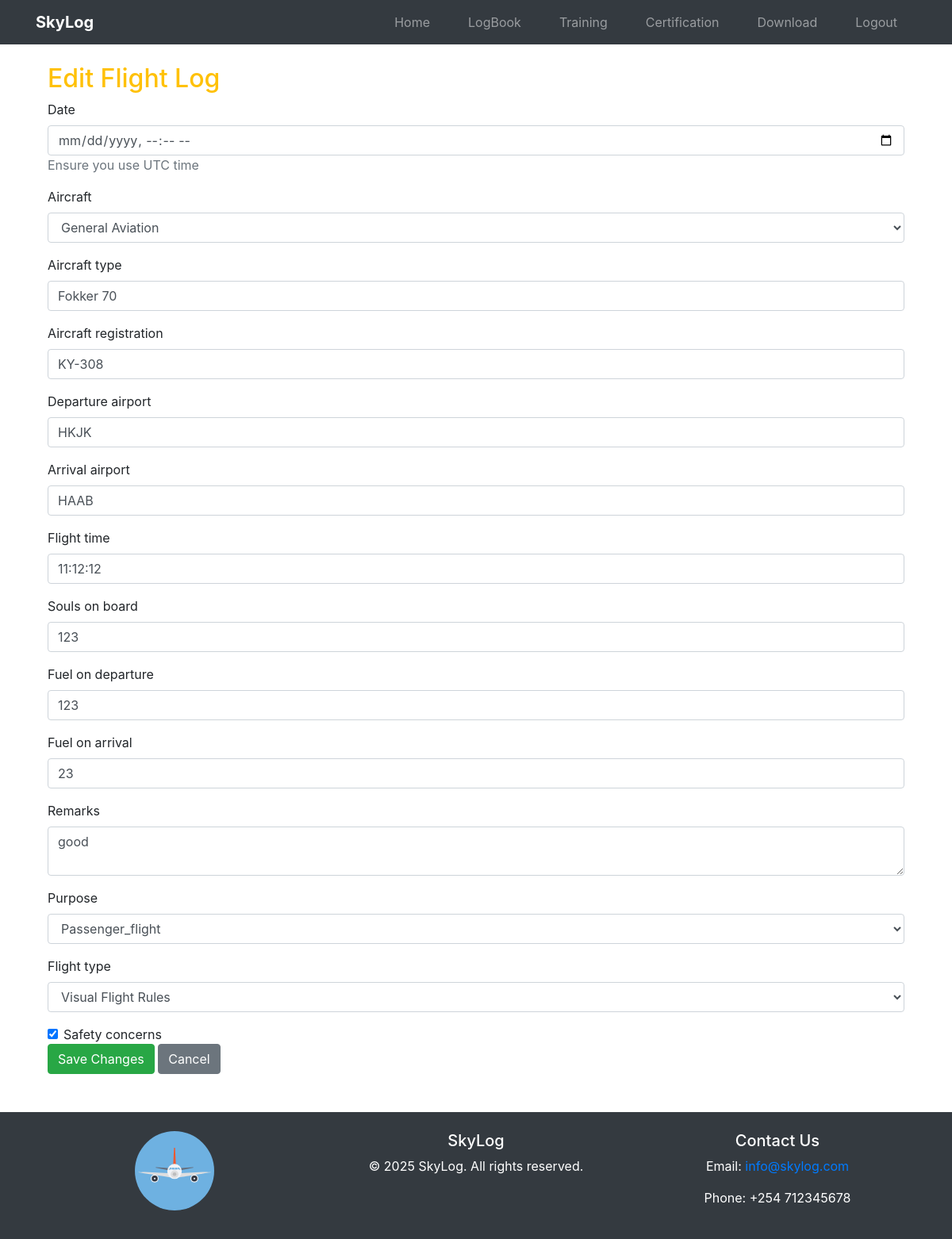
Page /logbook/logs/24/edit/ (signed in) on the committed database.
### logs/models.py (models this page shows, shortened)
class Log(models.Model):
    user = models.ForeignKey(User, on_delete=models.CASCADE)
    date = models.DateTimeField(default=now)
    AIRCRAFT=[("General Aviation","General Aviation"),("Commercial","Commercial"),("Military","Military")]
    aircraft = models.CharField(max_length=100,choices=AIRCRAFT)
    aircraft_type = models.CharField(max_length=100)
    aircraft_registration = models.CharField(max_length=100,validators=[is_aircraft_reg_num_valid])
    departure_airport = models.CharField(max_length=4, validators=[icao_validator])
    arrival_airport = models.CharField(max_length=4, validators=[icao_validator])
    flight_time = models.DurationField()  # timedelta for hours & minutes
    souls_on_board = models.PositiveIntegerField(default=0)
    fuel_on_departure = models.PositiveIntegerField(default=0)
    fuel_on_arrival = models.PositiveIntegerField(default=0)
    remarks = models.TextField(blank=True, null=True)
    PURPOSE=[("Training","Training"),
             ("Recreational","Recreational"),
             ("Cargo_flight","Cargo_flight"),
             ("Passenger_flight","Passenger_flight")
             ]
    purpose = models.CharField(max_length=20,choices=PURPOSE)
    FLIGHT_TYPES = [("VFR", "Visual Flight Rules"), ("IFR", "Instrument Flight Rules")]
    flight_type = models.CharField(max_length=3, choices=FLIGHT_TYPES)
    flight_number = models.CharField(max_length=20, unique=True, default=uuid.uuid4)
    safety_concerns = models.BooleanField(default=False)

### logs/views.py (the view)
# urls.py: path('logs/<int:log_id>/edit/', views.edit_log, name='edit_log'),
@login_required
def edit_log(request, log_id):
    log = get_object_or_404(Log, id=log_id, user=request.user)
    if request.method == "POST":
        log_form = LogForm(request.POST, instance=log)
        if log_form.is_valid():
            log_form.save()
            return redirect('logs:logs_list')
        else:
            print(log_form.errors)
    else:
        log_form = LogForm(instance=log)
    return render(request, 'logs/edit_log.html', {'log_form': log_form, 'log': log})

### logs/forms.py (shortened to what this page needs)
class LogForm(forms.ModelForm):
    class Meta:
        model = Log
        fields = ['date', 'aircraft', 'aircraft_type', 'aircraft_registration',
                  'departure_airport', 'arrival_airport', 'flight_time',
                    'souls_on_board', 'fuel_on_departure', 'fuel_on_arrival',
                  'remarks', 'purpose', 'flight_type', 'safety_concerns']

### logs/templates/logs/edit_log.html (shortened to what this page needs)
{% extends "others/base.html" %}
{% block content %}
<div class="container mt-4">
    <h2 class="text-warning">Edit Flight Log</h2>
    <form method="POST">
        <div class="form-group">
            <label for="{{ log_form.date.id_for_label }}">{{ log_form.date.label }}</label>
            <input type="datetime-local" class="form-control" id="{{ log_form.date.id_for_label }}"
                   name="{{ log_form.date.name }}" value="{{ log_form.date.value|default:'' }}" required>
            <div class="text-muted">Ensure you use UTC time</div>
        </div>
        <div class="form-group">
            <label for="{{ log_form.aircraft.id_for_label }}">{{ log_form.aircraft.label }}</label>
            <select class="form-control" id="{{ log_form.aircraft.id_for_label }}" name="{{ log_form.aircraft.name }}">
                {% for choice in log_form.aircraft.field.choices %}
                <option value="{{ choice.0 }}" {% if choice.0 == log_form.aircraft.value %}selected{% endif %}>{{ choice.1 }}</option>
                {% endfor %}
            </select>
        </div>
        <div class="form-group">
            <label for="{{ log_form.aircraft_type.id_for_label }}">{{ log_form.aircraft_type.label }}</label>
            <input type="text" class="form-control" id="{{ log_form.aircraft_type.id_for_label }}" name="{{ log_form.aircraft_type.name }}"
                   value="{{ log_form.aircraft_type.value|default:'' }}">
        </div>
        <div class="form-group">
            <label for="{{ log_form.aircraft_registration.id_for_label }}">{{ log_form.aircraft_registration.label }}</label>
            <input type="text" class="form-control" id="{{ log_form.aircraft_registration.id_for_label }}"
                   name="{{ log_form.aircraft_registration.name }}" value="{{ log_form.aircraft_registration.value|default:'' }}" required>
        </div>
        <div class="form-group">
            <label for="{{ log_form.departure_airport.id_for_label }}">{{ log_form.departure_airport.label }}</label>
            <input type="text" class="form-control" id="{{ log_form.departure_airport.id_for_label }}"
                   name="{{ log_form.departure_airport.name }}" value="{{ log_form.departure_airport.value|default:'' }}" placeholder="Enter ICAO code">
        </div>
        <div class="form-group">
            <label for="{{ log_form.arrival_airport.id_for_label }}">{{ log_form.arrival_airport.label }}</label>
            <input type="text" class="form-control" id="{{ log_form.arrival_airport.id_for_label }}"
                   name="{{ log_form.arrival_airport.name }}" value="{{ log_form.arrival_airport.value|default:'' }}" placeholder="Enter ICAO code">
        </div>
        <div class="form-group">
            <label for="{{ log_form.flight_time.id_for_label }}">{{ log_form.flight_time.label }}</label>
            <input type="text" class="form-control" id="{{ log_form.flight_time.id_for_label }}"
                   name="{{ log_form.flight_time.name }}" value="{{ log_form.flight_time.value|default:'' }}"
                   placeholder="HH:MM:SS" pattern="^([0-9]{2}):([0-9]{2}):([0-9]{2})$" title="Enter time in HH:MM:SS format">
        </div>
        <div class="form-group">
            <label for="{{ log_form.souls_on_board.id_for_label }}">{{ log_form.souls_on_board.label }}</label>
            <input type="number" class="form-control" id="{{ log_form.souls_on_board.id_for_label }}"
                   name="{{ log_form.souls_on_board.name }}" value="{{ log_form.souls_on_board.value|default:'' }}">
        </div>
        <div class="form-group">
            <label for="{{ log_form.fuel_on_departure.id_for_label }}">{{ log_form.fuel_on_departure.label }}</label>
            <input type="number" class="form-control" id="{{ log_form.fuel_on_departure.id_for_label }}"
                   name="{{ log_form.fuel_on_departure.name }}" value="{{ log_form.fuel_on_departure.value|default:'' }}">
        </div>
        <div class="form-group">
            <label for="{{ log_form.fuel_on_arrival.id_for_label }}">{{ log_form.fuel_on_arrival.label }}</label>
            <input type="number" class="form-control" id="{{ log_form.fuel_on_arrival.id_for_label }}"
                   name="{{ log_form.fuel_on_arrival.name }}" value="{{ log_form.fuel_on_arrival.value|default:'' }}">
        </div>
        <div class="form-group">
            <label for="{{ log_form.remarks.id_for_label }}">{{ log_form.remarks.label }}</label>
            <textarea class="form-control" id="{{ log_form.remarks.id_for_label }}" name="{{ log_form.remarks.name }}">{{ log_form.remarks.value|default:'' }}</textarea>
        </div>
        <div class="form-group">
            <label for="{{log_form.purpose.id_for_label}}">{{log_form.purpose.label}}</label>
            <select class="form-control" id="{{log_form.purpose.id_for_label}}" name="{{log_form.purpose.name}}">
                {% for choice in log_form.purpose.field.choices %}
                <option value="{{choice.0}}" {% if choice.0 == log_form.purpose.value %}selected{% endif %}>{{choice.1}}</option>
                {% endfor %}
            </select>
        </div>
        <div class="form-group">
            <label for="{{ log_form.flight_type.id_for_label }}">{{ log_form.flight_type.label }}</label>
            <select class="form-control" id="{{ log_form.flight_type.id_for_label }}" name="{{ log_form.flight_type.name }}">
                {% for choice in log_form.flight_type.field.choices %}
                <option value="{{ choice.0 }}" {% if choice.0 == log_form.flight_type.value %}selected{% endif %}>{{ choice.1 }}</option>
                {% endfor %}
            </select>
        </div>
        <div class="form-check">
            <input type="checkbox" class="form-check-input" id="{{ log_form.safety_concerns.id_for_label }}" name="{{ log_form.safety_concerns.name }}" {% if log_form.safety_concerns.value %}checked{% endif %}>
            <label class="form-check-label" for="{{ log_form.safety_concerns.id_for_label }}">{{ log_form.safety_concerns.label }}</label>
        </div>
        <button type="submit" class="btn btn-success">Save Changes</button>
        <a href="{% url 'logs:logs_list' %}" class="btn btn-secondary">Cancel</a>
    </form>
</div>
{% endblock %}

### rows in the picture
Log: aircraft "General Aviation", aircraft_type "Fokker 70", aircraft_registration "KY-308", departure_airport "HKJK", arrival_airport "HAAB", remarks "good", purpose "Passenger_flight", flight_type "Visual Flight Rules"

### other values in the picture
{{ log_form.date.label }} "Date"
{{ log_form.aircraft.label }} "Aircraft"
{{ log_form.aircraft_type.label }} "Aircraft type"
{{ log_form.aircraft_registration.label }} "Aircraft registration"
{{ log_form.departure_airport.label }} "Departure airport"
{{ log_form.arrival_airport.label }} "Arrival airport"
{{ log_form.flight_time.label }} "Flight time"
{{ log_form.souls_on_board.label }} "Souls on board"
{{ log_form.fuel_on_departure.label }} "Fuel on departure"
{{ log_form.fuel_on_arrival.label }} "Fuel on arrival"
{{ log_form.remarks.label }} "Remarks"
{{ log_form.purpose.label }} "Purpose"
{{ log_form.flight_type.label }} "Flight type"
{{ log_form.safety_concerns.label }} "Safety concerns"
